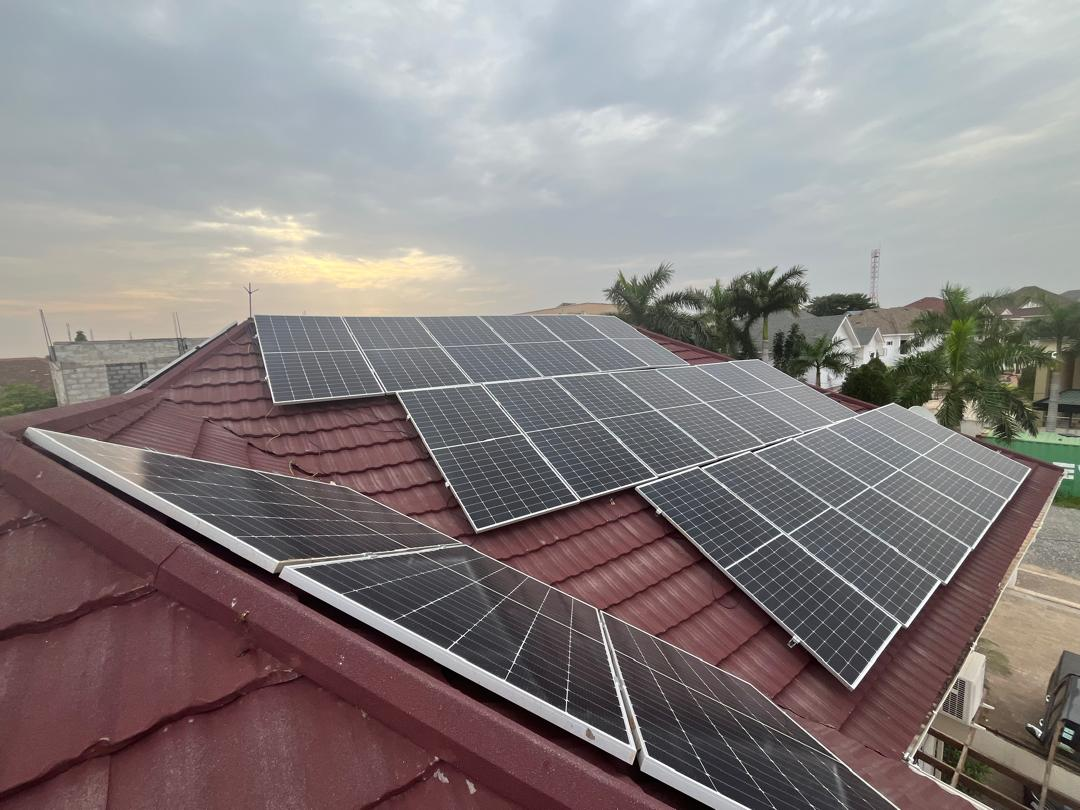
#> input picture portfolio/WhatsApp Image 2026-04-4 at 5.04.52 (4).jpeg, 1080 x 810 px
$ python build_facebook_ad.py
#> lines starting #> are read from the running program, lines starting #| are printed output that depends on the picture
#!/usr/bin/env python3
"""
Facebook ad creatives — Energy Precisions.

Full-bleed portfolio photo + Essential package highlights (not full brochure).
Put extended specs and terms in the Facebook post caption below the image.

Default hero: portfolio/WhatsApp Image 2026-04-4 at 5.04.52 (4).jpeg
"""
from __future__ import annotations

import argparse
import json
import math
from pathlib import Path
from typing import Any

from PIL import Image, ImageDraw, ImageEnhance, ImageFont

DIR = Path(__file__).resolve().parent
REPO = DIR.parent.parent
PACKAGES_JSON = DIR.parent / "hybrid-lithium-packages" / "packages.json"
LOGO = REPO / "frontend/public/website_images/Logo1-1-scaled-e1752479241874.png"

PORTFOLIO_ROOTS = (
    REPO / "portfolio",
    REPO / "frontend/public/portfolio",
)
HERO_WHATSAPP = "WhatsApp Image 2026-04-4 at 5.04.52 (4).jpeg"
FEATURED_TIER_ID = "ep-6.5kva"

GREEN = (0, 230, 118)
GREEN_DIM = (0, 180, 90)
NAVY = (10, 14, 23)
CARD_BG = (14, 22, 36, 210)
WHITE = (255, 255, 255)
RED = (229, 57, 53)


# [13 lines left out: function font, not called in this run]


def fmt_ghs(amount: int) -> str:
    return f"GHS {amount:,}"


def load_featured() -> dict[str, Any]:
    packages = json.loads(PACKAGES_JSON.read_text(encoding="utf-8"))["packages"]
    return next(p for p in packages if p["id"] == FEATURED_TIER_ID)


# [16 lines left out: functions tier_price, essential_bullets, not called in this run]


def resolve_hero() -> Path:
    for root in PORTFOLIO_ROOTS:
        p = root / HERO_WHATSAPP
        if p.is_file():
            return p
    for root in PORTFOLIO_ROOTS:
        for p in sorted(root.glob("*.jpeg")) + sorted(root.glob("*.jpg")):
            if p.is_file():
                return p
    raise FileNotFoundError(f"Hero not found: {HERO_WHATSAPP} in {PORTFOLIO_ROOTS}")


def cover_crop(path: Path, tw: int, th: int) -> Image.Image:
    img = Image.open(path).convert("RGB")
    img = ImageEnhance.Contrast(img).enhance(1.06)
    img = ImageEnhance.Color(img).enhance(1.08)
    img = ImageEnhance.Sharpness(img).enhance(1.1)
    scale = max(tw / img.width, th / img.height)
    nw, nh = int(img.width * scale), int(img.height * scale)
    img = img.resize((nw, nh), Image.Resampling.LANCZOS)
    left = (nw - tw) // 2
    top = max(0, (nh - th) // 2)
    return img.crop((left, top, left + tw, top + th))


# [12 lines left out: function paste_logo, not called in this run]


def draw_bottom_scrim(canvas: Image.Image, *, height_ratio: float) -> None:
    w, h = canvas.size
    scrim_h = int(h * height_ratio)
    top = h - scrim_h
    grad = Image.new("RGBA", (w, scrim_h), (0, 0, 0, 0))
    gd = ImageDraw.Draw(grad)
    for y in range(scrim_h):
        t = y / scrim_h
        a = int(255 * (t**1.25))
        gd.line([(0, y), (w, y)], fill=(10, 14, 23, a))
    region = canvas.crop((0, top, w, h)).convert("RGBA")
    canvas.paste(Image.alpha_composite(region, grad).convert("RGB"), (0, top))


# [12 lines left out: function draw_right_scrim, not called in this run]


def draw_top_scrim(canvas: Image.Image, *, height: int = 100) -> None:
    w, _ = canvas.size
    grad = Image.new("RGBA", (w, height), (0, 0, 0, 0))
    gd = ImageDraw.Draw(grad)
    for y in range(height):
        t = 1 - y / height
        a = int(200 * (t**1.2))
        gd.line([(0, y), (w, y)], fill=(10, 14, 23, a))
    region = canvas.crop((0, 0, w, height)).convert("RGBA")
    canvas.paste(Image.alpha_composite(region, grad).convert("RGB"), (0, 0))


def draw_green_accent(canvas: Image.Image) -> None:
    w, h = canvas.size
    ImageDraw.Draw(canvas).rectangle([0, h - 5, w, h], fill=GREEN)


# [69 lines left out: functions _content_top, _draw_promo_badge, _draw_info_card, not called in this run]


def draw_overlay(
    canvas: Image.Image,
    *,
    promo_percent: float | None,
    layout: str,
) -> None:
    w, h = canvas.size
    draw = ImageDraw.Draw(canvas)
    pkg = load_featured()
    is_promo = promo_percent is not None
    badge = str(pkg.get("badge", "Essential"))
    kva = str(pkg.get("kva_label", ""))

    if layout == "portrait":
        paste_logo(canvas, 32, 24, 168)
        if is_promo:
            _draw_promo_badge(draw, w, 28, small=False)

        margin = 36
        card_w = w - 2 * margin
        y = _content_top(h, "portrait")

        draw.rounded_rectangle([margin, y, margin + 360, y + 46], radius=6, fill=GREEN)
        draw.text((margin + 14, y + 9), "BLACKOUTS & DUMSOR?", font=font(24, True), fill=NAVY)
        y += 56
        draw.text((margin, y), "Keep your power on.", font=font(64, True), fill=WHITE)
        y += 70
        draw.text((margin, y), f"{badge} · {kva} · {int(pkg['battery_kwh'])} kWh lithium", font=font(30, True), fill=WHITE)
        y += 42

        y = _draw_info_card(
            canvas,
            draw,
            x=margin,
            y=y,
            w=card_w,
            pkg=pkg,
            promo_percent=promo_percent,
            bullets=essential_bullets(pkg, 4),
            price_size=54,
            bullet_size=22,
            cta_size=26,
            show_cta=True,
        ) + 12
        draw.text((margin, h - 38), "(+233) 533 611 611  ·  energyprecisions.com", font=font(22, True), fill=WHITE)

    elif layout == "square":
        paste_logo(canvas, 26, 20, 148)
        if is_promo:
            _draw_promo_badge(draw, w, 24, small=True)

        margin = 32
        card_w = w - 2 * margin
        y = _content_top(h, "square")

        draw.rounded_rectangle([margin, y, margin + 320, y + 42], radius=6, fill=GREEN)
        draw.text((margin + 12, y + 8), "BLACKOUTS & DUMSOR?", font=font(22, True), fill=NAVY)
        y += 50
        draw.text((margin, y), "Keep your power on.", font=font(54, True), fill=WHITE)
        y += 62
        draw.text((margin, y), f"{badge} · {kva}", font=font(26, True), fill=WHITE)
        y += 36

        y = _draw_info_card(
            canvas,
            draw,
            x=margin,
            y=y,
            w=card_w,
            pkg=pkg,
            promo_percent=promo_percent,
            bullets=essential_bullets(pkg, 3),
            price_size=48,
            bullet_size=20,
            cta_size=24,
            show_cta=True,
        ) + 8
        draw.text((margin, h - 34), "533 611 611 · energyprecisions.com", font=font(20, True), fill=WHITE)

    else:  # landscape
        paste_logo(canvas, 22, 16, 136)
        if is_promo:
            _draw_promo_badge(draw, w, 20, small=True)

        panel_x = int(w * 0.46)
        margin = panel_x + 18
        content_w = w - margin - 18
        y = _content_top(h, "landscape")

        draw.rounded_rectangle([margin, y, margin + 290, y + 38], radius=5, fill=GREEN)
        draw.text((margin + 10, y + 7), "BLACKOUTS & DUMSOR?", font=font(20, True), fill=NAVY)
        y += 46
        draw.text((margin, y), "Keep your power on.", font=font(44, True), fill=WHITE)
        y += 50
        draw.text((margin, y), f"{badge} · {kva}", font=font(24, True), fill=WHITE)
        y += 34

        _draw_info_card(
            canvas,
            draw,
            x=margin,
            y=y,
            w=content_w,
            pkg=pkg,
            promo_percent=promo_percent,
            bullets=essential_bullets(pkg, 3),
            price_size=42,
            bullet_size=18,
            cta_size=22,
            show_cta=True,
        )
        draw.text((margin, h - 34), "533 611 611 · energyprecisions.com", font=font(20, True), fill=WHITE)


def output_name(*, promo_percent: float | None, width: int, height: int) -> Path:
    suffix = "_20pct_Promo" if promo_percent is not None else "_Power_Outage"
    return DIR / f"Energy_Precisions_Facebook_Ad_Minimal{suffix}_{width}x{height}.png"


def build_canvas(
    *,
    width: int,
    height: int,
    promo_percent: float | None,
    layout: str,
) -> Path:
    out = output_name(promo_percent=promo_percent, width=width, height=height)
    canvas = cover_crop(resolve_hero(), width, height)
    draw_top_scrim(canvas)
    if layout == "landscape":
        draw_right_scrim(canvas, width_ratio=0.52)
        draw_bottom_scrim(canvas, height_ratio=0.55)
    else:
        draw_bottom_scrim(canvas, height_ratio=0.72 if layout == "portrait" else 0.70)
    draw_overlay(canvas, promo_percent=promo_percent, layout=layout)
    draw_green_accent(canvas)
    canvas.save(out, "PNG", optimize=True)
    return out


def build_feed(*, promo_percent: float | None, width: int = 1080, height: int = 1350) -> Path:
    layout = "square" if width == height else "portrait"
    return build_canvas(width=width, height=height, promo_percent=promo_percent, layout=layout)


def build_landscape(*, promo_percent: float | None) -> Path:
    return build_canvas(width=1200, height=628, promo_percent=promo_percent, layout="landscape")


def main() -> None:
    parser = argparse.ArgumentParser(description="Facebook ad images — Essential tier, balanced content.")
    parser.add_argument("--promo", type=float, default=None, help="Promo discount %% (e.g. 20)")
    parser.add_argument("--all", action="store_true", help="Build list + 20%% promo variants")
    args = parser.parse_args()

    hero = resolve_hero()
    promos = [None, 20.0] if args.all else [args.promo]
    for p in promos:
        print(build_feed(promo_percent=p, width=1080, height=1350))
#> in cover_crop, img is the input picture: PIL image 1080x810 RGB; mean R, G, B 136, 128.4, 128.7
#> in cover_crop, `return img.crop((left, top, left + tw, top + th))`:
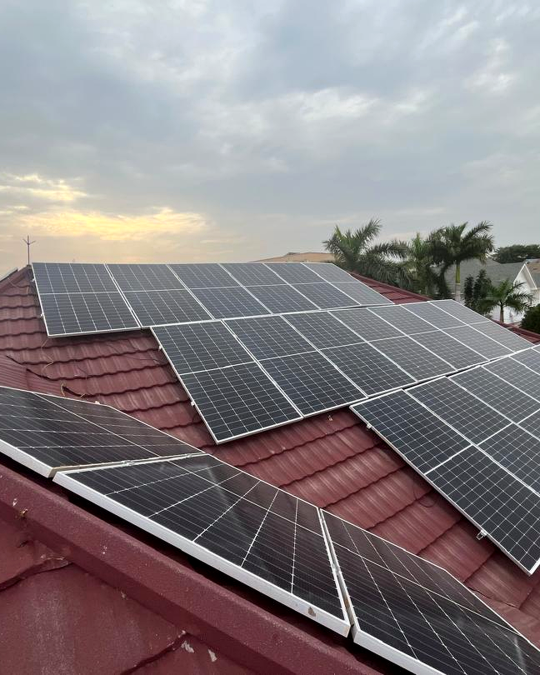
#> returned value: PIL image 1080x1350 RGB (shown at 1/2 size); mean R, G, B 134, 126.4, 129.1
#> in draw_top_scrim, `region = canvas.crop((0, 0, w, height)).convert("RGBA")`:
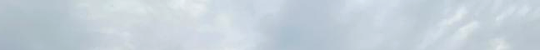
#> region: PIL image 1080x100 RGBA (shown at 1/2 size); mean R, G, B, A 196.5, 208.1, 217.1, 255
#> in draw_top_scrim, `canvas.paste(Image.alpha_composite(region, grad).convert("RGB"), (0, 0))`:
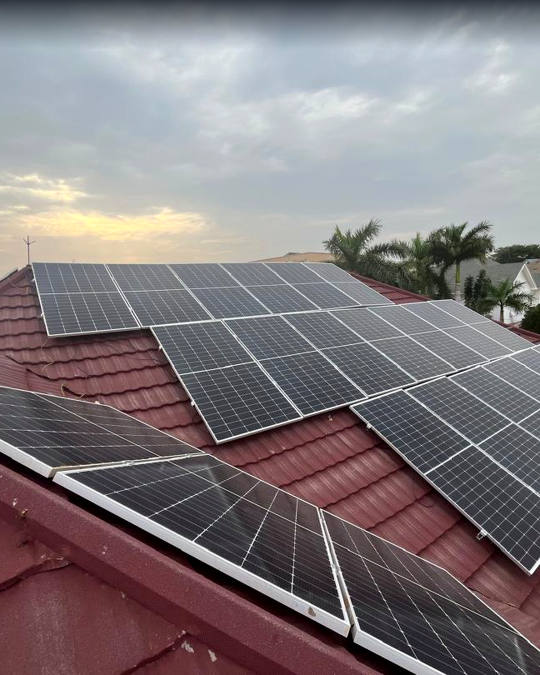
#> canvas: PIL image 1080x1350 RGB (shown at 1/2 size); mean R, G, B 129, 121.2, 123.9
#> in draw_bottom_scrim, `region = canvas.crop((0, top, w, h)).convert("RGBA")`:
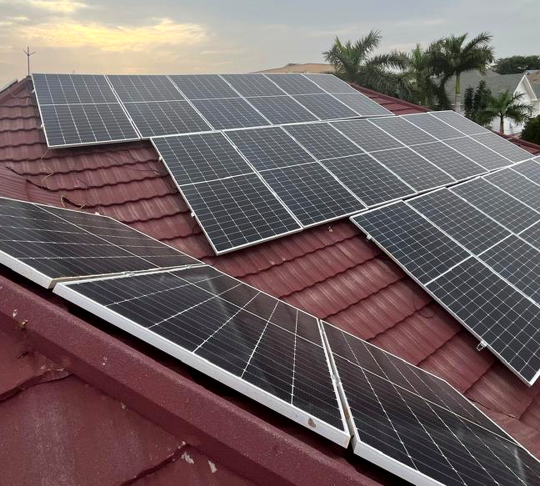
#> region: PIL image 1080x972 RGBA (shown at 1/2 size); mean R, G, B, A 112.5, 98.1, 99.3, 255
#> in draw_bottom_scrim, `canvas.paste(Image.alpha_composite(region, grad).convert("RGB"), (0, t..`:
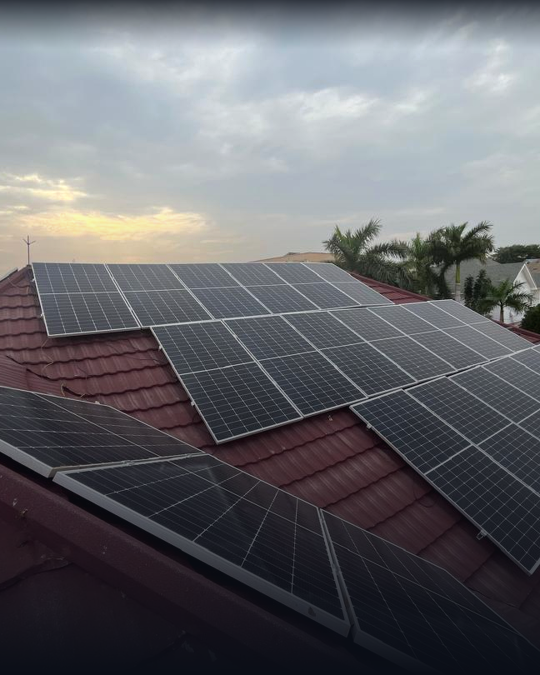
#> canvas: PIL image 1080x1350 RGB (shown at 1/2 size); mean R, G, B 101.5, 101.9, 106.3
        print(build_feed(promo_percent=p, width=1080, height=1080))
        print(build_landscape(promo_percent=p))
    print(f"Hero: {hero.name}")


if __name__ == "__main__":
#> (the run stopped early here; a loop or call above may not have finished)

$ run again, with portfolio/WhatsApp Image 2026-04-4 at 5.04.52 (2).jpeg copied over portfolio/WhatsApp Image 2026-04-4 at 5.04.52 (4).jpeg
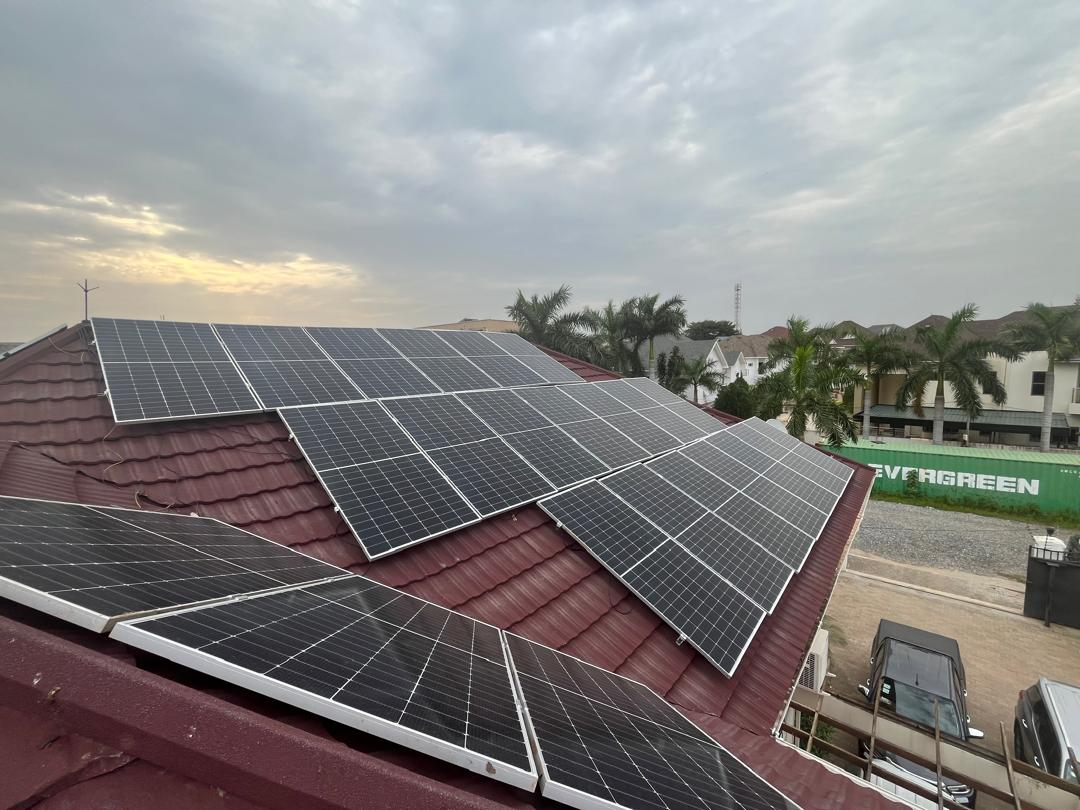
#> input picture portfolio/WhatsApp Image 2026-04-4 at 5.04.52 (2).jpeg, 1080 x 810 px
#> in cover_crop, img is the input picture: PIL image 1080x810 RGB; mean R, G, B 132, 129.7, 128.9
#> in draw_bottom_scrim, `region = canvas.crop((0, top, w, h)).convert("RGBA")`:
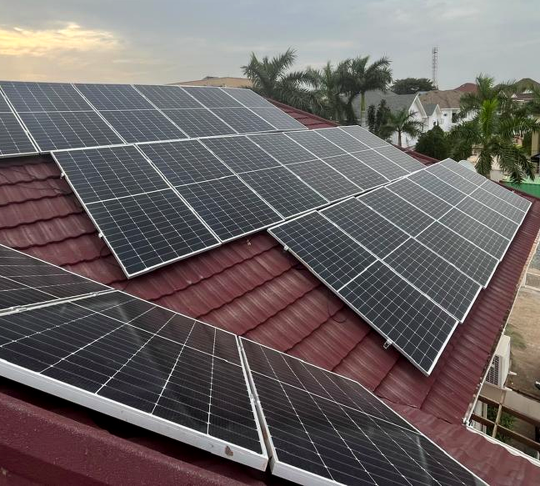
#> region: PIL image 1080x972 RGBA (shown at 1/2 size); mean R, G, B, A 106.9, 99.5, 99.4, 255
#> in draw_bottom_scrim, `canvas.paste(Image.alpha_composite(region, grad).convert("RGB"), (0, t..`:
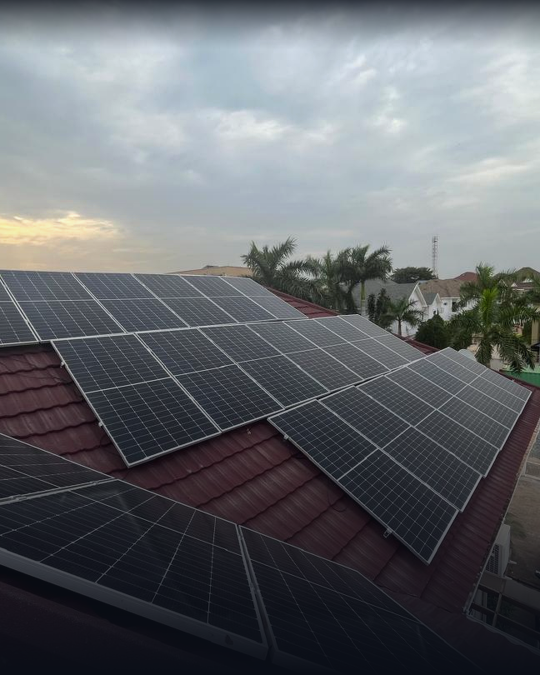
#> canvas: PIL image 1080x1350 RGB (shown at 1/2 size); mean R, G, B 100, 103.1, 107.4

$ run again, with portfolio/WhatsApp Image 2026-04-4 at 5.04.52 (3).jpeg copied over portfolio/WhatsApp Image 2026-04-4 at 5.04.52 (4).jpeg
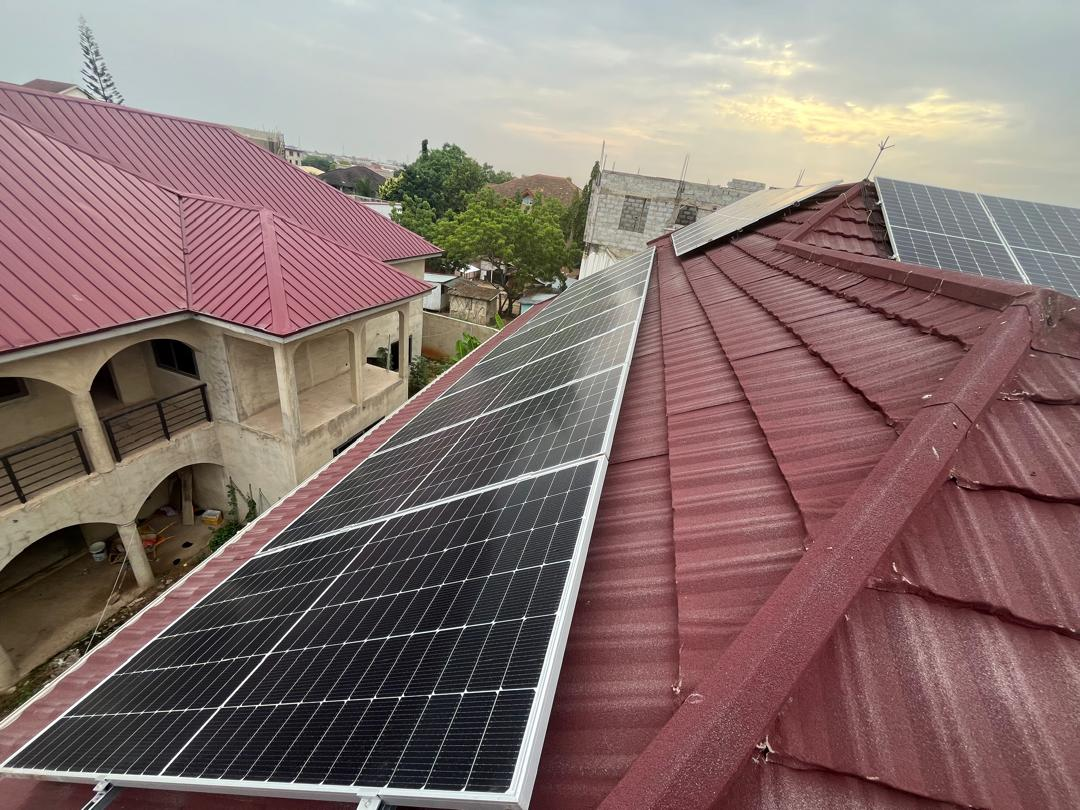
#> input picture portfolio/WhatsApp Image 2026-04-4 at 5.04.52 (3).jpeg, 1080 x 810 px
#> in cover_crop, img is the input picture: PIL image 1080x810 RGB; mean R, G, B 135.4, 114.6, 111.5
#> in draw_bottom_scrim, `region = canvas.crop((0, top, w, h)).convert("RGBA")`:
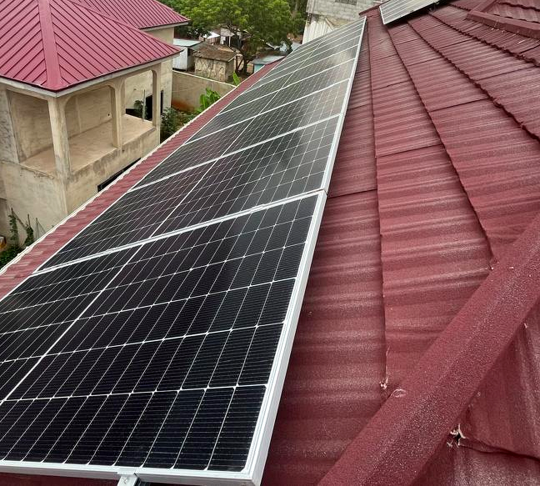
#> region: PIL image 1080x972 RGBA (shown at 1/2 size); mean R, G, B, A 115.7, 86.5, 85.7, 255
#> in draw_bottom_scrim, `canvas.paste(Image.alpha_composite(region, grad).convert("RGB"), (0, t..`:
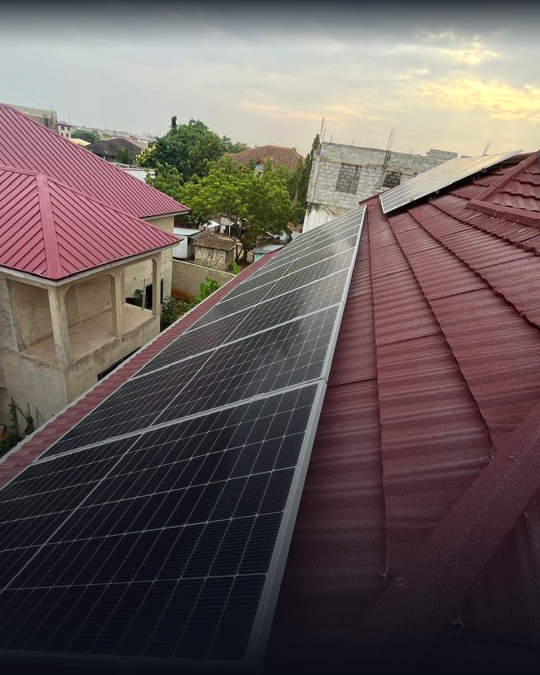
#> canvas: PIL image 1080x1350 RGB (shown at 1/2 size); mean R, G, B 102.8, 91.3, 89.5
